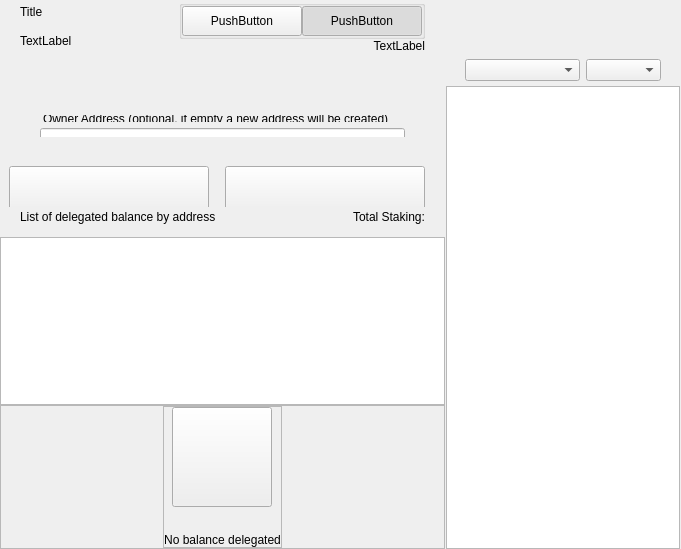
<?xml version="1.0" encoding="UTF-8"?>
<ui version="4.0">
 <class>ColdStakingWidget</class>
 <widget class="QWidget" name="ColdStakingWidget">
  <property name="geometry">
   <rect>
    <x>0</x>
    <y>0</y>
    <width>629</width>
    <height>549</height>
   </rect>
  </property>
  <property name="windowTitle">
   <string>Form</string>
  </property>
  <layout class="QHBoxLayout" name="horizontalLayout_1" stretch="2,1">
   <property name="spacing">
    <number>0</number>
   </property>
   <property name="leftMargin">
    <number>0</number>
   </property>
   <property name="topMargin">
    <number>0</number>
   </property>
   <property name="rightMargin">
    <number>0</number>
   </property>
   <property name="bottomMargin">
    <number>0</number>
   </property>
   <item>
    <widget class="QWidget" name="left" native="true">
     <layout class="QVBoxLayout" name="verticalLayout_3">
      <property name="leftMargin">
       <number>0</number>
      </property>
      <property name="topMargin">
       <number>0</number>
      </property>
      <property name="rightMargin">
       <number>0</number>
      </property>
      <property name="bottomMargin">
       <number>0</number>
      </property>
      <item>
       <layout class="QVBoxLayout" name="verticalLayout_2">
        <property name="spacing">
         <number>0</number>
        </property>
        <item>
         <layout class="QVBoxLayout" name="verticalLayoutTop">
          <property name="spacing">
           <number>0</number>
          </property>
          <property name="leftMargin">
           <number>20</number>
          </property>
          <property name="rightMargin">
           <number>20</number>
          </property>
          <item>
           <widget class="QWidget" name="containerTitle" native="true">
            <property name="sizePolicy">
             <sizepolicy hsizetype="Preferred" vsizetype="Minimum">
              <horstretch>0</horstretch>
              <verstretch>0</verstretch>
             </sizepolicy>
            </property>
            <property name="maximumSize">
             <size>
              <width>16777215</width>
              <height>100</height>
             </size>
            </property>
            <layout class="QHBoxLayout" name="containerTitleLayout">
             <property name="spacing">
              <number>0</number>
             </property>
             <property name="leftMargin">
              <number>0</number>
             </property>
             <property name="topMargin">
              <number>0</number>
             </property>
             <property name="rightMargin">
              <number>0</number>
             </property>
             <property name="bottomMargin">
              <number>0</number>
             </property>
             <item>
              <layout class="QVBoxLayout" name="verticalLayout11">
               <property name="spacing">
                <number>5</number>
               </property>
               <item>
                <widget class="QLabel" name="labelTitle">
                 <property name="text">
                  <string>Title</string>
                 </property>
                </widget>
               </item>
               <item>
                <widget class="QLabel" name="labelSubtitle1">
                 <property name="maximumSize">
                  <size>
                   <width>16777215</width>
                   <height>16777215</height>
                  </size>
                 </property>
                 <property name="text">
                  <string>TextLabel</string>
                 </property>
                </widget>
               </item>
              </layout>
             </item>
             <item>
              <spacer name="horizontalSpacer">
               <property name="orientation">
                <enum>Qt::Horizontal</enum>
               </property>
               <property name="sizeHint" stdset="0">
                <size>
                 <width>40</width>
                 <height>20</height>
                </size>
               </property>
              </spacer>
             </item>
             <item>
              <widget class="QWidget" name="containerViewPrivacyChecks" native="true">
               <layout class="QVBoxLayout" name="containerPrivacyChecks">
                <property name="spacing">
                 <number>0</number>
                </property>
                <property name="leftMargin">
                 <number>0</number>
                </property>
                <property name="topMargin">
                 <number>0</number>
                </property>
                <property name="rightMargin">
                 <number>0</number>
                </property>
                <property name="bottomMargin">
                 <number>0</number>
                </property>
                <item alignment="Qt::AlignHCenter|Qt::AlignVCenter">
                 <widget class="QGroupBox" name="groupBox">
                  <property name="title">
                   <string/>
                  </property>
                  <layout class="QHBoxLayout" name="horizontalLayout_2_1">
                   <property name="spacing">
                    <number>0</number>
                   </property>
                   <property name="leftMargin">
                    <number>0</number>
                   </property>
                   <property name="topMargin">
                    <number>0</number>
                   </property>
                   <property name="rightMargin">
                    <number>0</number>
                   </property>
                   <property name="bottomMargin">
                    <number>0</number>
                   </property>
                   <item>
                    <widget class="QPushButton" name="pushLeft">
                     <property name="minimumSize">
                      <size>
                       <width>120</width>
                       <height>30</height>
                      </size>
                     </property>
                     <property name="maximumSize">
                      <size>
                       <width>120</width>
                       <height>30</height>
                      </size>
                     </property>
                     <property name="text">
                      <string>PushButton</string>
                     </property>
                     <property name="checkable">
                      <bool>true</bool>
                     </property>
                     <property name="autoExclusive">
                      <bool>true</bool>
                     </property>
                    </widget>
                   </item>
                   <item>
                    <widget class="QPushButton" name="pushRight">
                     <property name="minimumSize">
                      <size>
                       <width>120</width>
                       <height>30</height>
                      </size>
                     </property>
                     <property name="maximumSize">
                      <size>
                       <width>120</width>
                       <height>30</height>
                      </size>
                     </property>
                     <property name="text">
                      <string>PushButton</string>
                     </property>
                     <property name="checkable">
                      <bool>true</bool>
                     </property>
                     <property name="checked">
                      <bool>true</bool>
                     </property>
                     <property name="autoExclusive">
                      <bool>true</bool>
                     </property>
                    </widget>
                   </item>
                  </layout>
                 </widget>
                </item>
                <item alignment="Qt::AlignTop">
                 <widget class="QLabel" name="labelSubtitle2">
                  <property name="text">
                   <string>TextLabel</string>
                  </property>
                  <property name="alignment">
                   <set>Qt::AlignRight|Qt::AlignTrailing|Qt::AlignVCenter</set>
                  </property>
                 </widget>
                </item>
               </layout>
              </widget>
             </item>
            </layout>
           </widget>
          </item>
          <item>
           <spacer name="verticalSpacer_2">
            <property name="orientation">
             <enum>Qt::Vertical</enum>
            </property>
            <property name="sizeType">
             <enum>QSizePolicy::Fixed</enum>
            </property>
            <property name="sizeHint" stdset="0">
             <size>
              <width>20</width>
              <height>30</height>
             </size>
            </property>
           </spacer>
          </item>
          <item>
           <widget class="QWidget" name="containerSend" native="true">
            <property name="minimumSize">
             <size>
              <width>0</width>
              <height>50</height>
             </size>
            </property>
            <layout class="QVBoxLayout" name="containerSendRow">
             <property name="spacing">
              <number>6</number>
             </property>
             <property name="leftMargin">
              <number>0</number>
             </property>
             <property name="topMargin">
              <number>0</number>
             </property>
             <property name="rightMargin">
              <number>0</number>
             </property>
             <property name="bottomMargin">
              <number>0</number>
             </property>
             <item>
              <widget class="QLabel" name="labelEditTitle">
               <property name="maximumSize">
                <size>
                 <width>16777215</width>
                 <height>30</height>
                </size>
               </property>
               <property name="styleSheet">
                <string notr="true">padding-left:20px; padding-bottom:3px;</string>
               </property>
               <property name="text">
                <string/>
               </property>
              </widget>
             </item>
             <item>
              <spacer name="verticalSpacer_6">
               <property name="orientation">
                <enum>Qt::Vertical</enum>
               </property>
               <property name="sizeType">
                <enum>QSizePolicy::Fixed</enum>
               </property>
               <property name="sizeHint" stdset="0">
                <size>
                 <width>20</width>
                 <height>9</height>
                </size>
               </property>
              </spacer>
             </item>
             <item>
              <widget class="QWidget" name="containerOwner" native="true">
               <layout class="QVBoxLayout" name="vContainerOwner">
                <property name="spacing">
                 <number>4</number>
                </property>
                <property name="leftMargin">
                 <number>20</number>
                </property>
                <property name="topMargin">
                 <number>0</number>
                </property>
                <property name="rightMargin">
                 <number>20</number>
                </property>
                <property name="bottomMargin">
                 <number>0</number>
                </property>
                <item>
                 <widget class="QLabel" name="labelSubtitleDescription">
                  <property name="maximumSize">
                   <size>
                    <width>16777215</width>
                    <height>20</height>
                   </size>
                  </property>
                  <property name="styleSheet">
                   <string notr="true">margin-bottom:2px;
                   margin-left:0.05px;
                   padding:0px;</string>
                  </property>
                  <property name="text">
                   <string>Owner Address (optional, if empty a new address will be created)</string>
                  </property>
                 </widget>
                </item>
                <item>
                 <widget class="QLineEdit" name="lineEditOwnerAddress">
                  <property name="minimumSize">
                   <size>
                    <width>0</width>
                    <height>50</height>
                   </size>
                  </property>
                  <property name="maximumSize">
                   <size>
                    <width>16777215</width>
                    <height>50</height>
                   </size>
                  </property>
                  <property name="styleSheet">
                   <string notr="true"/>
                  </property>
                 </widget>
                </item>
               </layout>
              </widget>
             </item>
            </layout>
           </widget>
          </item>
         </layout>
        </item>
        <item>
         <spacer name="verticalSpacer_3">
          <property name="orientation">
           <enum>Qt::Vertical</enum>
          </property>
          <property name="sizeType">
           <enum>QSizePolicy::Minimum</enum>
          </property>
          <property name="sizeHint" stdset="0">
           <size>
            <width>20</width>
            <height>20</height>
           </size>
          </property>
         </spacer>
        </item>
        <item>
         <widget class="QWidget" name="containerBtn" native="true">
          <property name="minimumSize">
           <size>
            <width>0</width>
            <height>50</height>
           </size>
          </property>
          <layout class="QHBoxLayout" name="horizontalLayout">
           <property name="rightMargin">
            <number>20</number>
           </property>
           <item>
            <spacer name="horizontalSpacer_2">
             <property name="orientation">
              <enum>Qt::Horizontal</enum>
             </property>
             <property name="sizeHint" stdset="0">
              <size>
               <width>200</width>
               <height>20</height>
              </size>
             </property>
            </spacer>
           </item>
           <item>
            <layout class="QHBoxLayout" name="horizontalLayout_7">
             <item>
              <spacer name="horizontalSpacer_3">
               <property name="orientation">
                <enum>Qt::Horizontal</enum>
               </property>
               <property name="sizeType">
                <enum>QSizePolicy::Expanding</enum>
               </property>
               <property name="sizeHint" stdset="0">
                <size>
                 <width>40</width>
                 <height>20</height>
                </size>
               </property>
              </spacer>
             </item>
             <item>
              <widget class="QPushButton" name="pushButtonClear">
               <property name="minimumSize">
                <size>
                 <width>200</width>
                 <height>50</height>
                </size>
               </property>
               <property name="text">
                <string/>
               </property>
              </widget>
             </item>
             <item>
              <spacer name="horizontalSpacer_4">
               <property name="orientation">
                <enum>Qt::Horizontal</enum>
               </property>
               <property name="sizeType">
                <enum>QSizePolicy::Fixed</enum>
               </property>
               <property name="sizeHint" stdset="0">
                <size>
                 <width>10</width>
                 <height>20</height>
                </size>
               </property>
              </spacer>
             </item>
             <item>
              <widget class="QPushButton" name="pushButtonSend">
               <property name="minimumSize">
                <size>
                 <width>200</width>
                 <height>50</height>
                </size>
               </property>
               <property name="maximumSize">
                <size>
                 <width>200</width>
                 <height>50</height>
                </size>
               </property>
               <property name="text">
                <string/>
               </property>
              </widget>
             </item>
            </layout>
           </item>
          </layout>
         </widget>
        </item>
        <item>
         <widget class="QWidget" name="containerHistoryLabel" native="true">
          <layout class="QHBoxLayout" name="horizontalLayout_4">
           <property name="spacing">
            <number>0</number>
           </property>
           <property name="leftMargin">
            <number>20</number>
           </property>
           <property name="topMargin">
            <number>0</number>
           </property>
           <property name="rightMargin">
            <number>20</number>
           </property>
           <property name="bottomMargin">
            <number>0</number>
           </property>
           <item>
           <widget class="QWidget" name="verticalWidget" native="true">
             <property name="minimumSize">
              <size>
               <width>100</width>
               <height>0</height>
              </size>
             </property>
            <layout class="QVBoxLayout" name="verticalLayout_58">
              <property name="leftMargin">
               <number>0</number>
              </property>
              <property name="topMargin">
               <number>0</number>
              </property>
              <property name="rightMargin">
               <number>0</number>
              </property>
              <property name="bottomMargin">
               <number>0</number>
              </property>
              <item>
               <widget class="QLabel" name="labelListHistory">
                <property name="text">
                 <string>List of delegated balance by address</string>
                </property>
               </widget>
              </item>
             </layout>
            </widget>
           </item>
           <item>
            <spacer name="horizontalSpacer_5">
             <property name="orientation">
              <enum>Qt::Horizontal</enum>
             </property>
             <property name="sizeHint" stdset="0">
              <size>
               <width>40</width>
               <height>20</height>
              </size>
             </property>
            </spacer>
           </item>
           <item>
            <widget class="QLabel" name="labelStakingTotal">
             <property name="text">
              <string>Total Staking:</string>
             </property>
            </widget>
           </item>
          </layout>
         </widget>
        </item>
        <item>
         <layout class="QVBoxLayout" name="verticalLayout_64">
          <property name="spacing">
           <number>0</number>
          </property>
          <item>
           <spacer name="verticalSpacer_44">
            <property name="orientation">
             <enum>Qt::Vertical</enum>
            </property>
            <property name="sizeType">
             <enum>QSizePolicy::Fixed</enum>
            </property>
            <property name="sizeHint" stdset="0">
             <size>
              <width>20</width>
              <height>10</height>
             </size>
            </property>
           </spacer>
          </item>
          <item>
           <widget class="QListView" name="listView">
            <property name="enabled">
             <bool>true</bool>
            </property>
            <property name="mouseTracking">
             <bool>true</bool>
            </property>
           </widget>
          </item>
          <item>
           <widget class="QFrame" name="emptyContainer">
            <property name="minimumSize">
             <size>
              <width>0</width>
              <height>100</height>
             </size>
            </property>
            <property name="frameShape">
             <enum>QFrame::StyledPanel</enum>
            </property>
            <property name="frameShadow">
             <enum>QFrame::Raised</enum>
            </property>
            <layout class="QVBoxLayout" name="verticalLayout_71" stretch="1,8">
             <property name="spacing">
              <number>0</number>
             </property>
             <property name="leftMargin">
              <number>0</number>
             </property>
             <property name="topMargin">
              <number>0</number>
             </property>
             <property name="rightMargin">
              <number>0</number>
             </property>
             <property name="bottomMargin">
              <number>0</number>
             </property>
             <item>
              <spacer name="verticalSpacer">
               <property name="orientation">
                <enum>Qt::Vertical</enum>
               </property>
               <property name="sizeHint" stdset="0">
                <size>
                 <width>20</width>
                 <height>20</height>
                </size>
               </property>
              </spacer>
             </item>
             <item alignment="Qt::AlignHCenter|Qt::AlignVCenter">
              <widget class="QFrame" name="emptyScreen">
               <property name="sizePolicy">
                <sizepolicy hsizetype="Expanding" vsizetype="Expanding">
                 <horstretch>0</horstretch>
                 <verstretch>0</verstretch>
                </sizepolicy>
               </property>
               <property name="frameShape">
                <enum>QFrame::StyledPanel</enum>
               </property>
               <property name="frameShadow">
                <enum>QFrame::Raised</enum>
               </property>
               <layout class="QVBoxLayout" name="verticalLayout">
                <property name="spacing">
                 <number>30</number>
                </property>
                <property name="leftMargin">
                 <number>0</number>
                </property>
                <property name="topMargin">
                 <number>0</number>
                </property>
                <property name="rightMargin">
                 <number>0</number>
                </property>
                <property name="bottomMargin">
                 <number>0</number>
                </property>
                <item alignment="Qt::AlignHCenter|Qt::AlignVCenter">
                 <widget class="QPushButton" name="pushImgEmpty">
                  <property name="minimumSize">
                   <size>
                    <width>100</width>
                    <height>100</height>
                   </size>
                  </property>
                  <property name="maximumSize">
                   <size>
                    <width>100</width>
                    <height>100</height>
                   </size>
                  </property>
                  <property name="text">
                   <string/>
                  </property>
                  <property name="iconSize">
                   <size>
                    <width>100</width>
                    <height>100</height>
                   </size>
                  </property>
                 </widget>
                </item>
                <item alignment="Qt::AlignHCenter|Qt::AlignVCenter">
                 <widget class="QLabel" name="labelEmpty">
                  <property name="styleSheet">
                   <string notr="true"/>
                  </property>
                  <property name="text">
                   <string>No balance delegated</string>
                  </property>
                  <property name="alignment">
                   <set>Qt::AlignCenter</set>
                  </property>
                 </widget>
                </item>
               </layout>
              </widget>
             </item>
            </layout>
           </widget>
          </item>
         </layout>
        </item>
       </layout>
      </item>
     </layout>
    </widget>
   </item>
   <item>
    <widget class="QWidget" name="right" native="true">
     <layout class="QVBoxLayout" name="rightContainer">
     <property name="spacing">
       <number>0</number>
      </property>
      <property name="leftMargin">
       <number>1</number>
      </property>
      <property name="topMargin">
       <number>0</number>
      </property>
      <property name="rightMargin">
       <number>1</number>
      </property>
      <property name="bottomMargin">
       <number>0</number>
      </property>
      <item>
       <widget class="QWidget" name="containerRightButtons" native="true">
        <property name="minimumSize">
         <size>
          <width>0</width>
          <height>50</height>
         </size>
        </property>
        <layout class="QVBoxLayout" name="verticalLayout_4">
         <property name="leftMargin">
          <number>19</number>
         </property>
         <property name="topMargin">
          <number>0</number>
         </property>
         <property name="rightMargin">
          <number>19</number>
         </property>
         <property name="bottomMargin">
          <number>0</number>
         </property>
         <item>
          <widget class="OptionButton" name="btnCoinControl" native="true">
           <property name="minimumSize">
            <size>
             <width>0</width>
             <height>0</height>
            </size>
           </property>
          </widget>
         </item>
         <item>
          <widget class="OptionButton" name="btnColdStaking" native="true"/>
         </item>
         <item>
          <widget class="OptionButton" name="btnMyStakingAddresses" native="true">
           <property name="sizePolicy">
            <sizepolicy hsizetype="Preferred" vsizetype="Minimum">
             <horstretch>0</horstretch>
             <verstretch>0</verstretch>
            </sizepolicy>
           </property>
          </widget>
         </item>
        </layout>
       </widget>
      </item>
      <item>
       <widget class="QWidget" name="sortWidget" native="true">
        <layout class="QHBoxLayout" name="horizontalLayout_6">
         <property name="leftMargin">
          <number>19</number>
         </property>
         <property name="rightMargin">
          <number>19</number>
         </property>
         <property name="bottomMargin">
          <number>5</number>
         </property>
         <item>
          <spacer name="horizontalSpacer_6">
           <property name="orientation">
            <enum>Qt::Horizontal</enum>
           </property>
           <property name="sizeHint" stdset="0">
            <size>
             <width>40</width>
             <height>20</height>
            </size>
           </property>
          </spacer>
         </item>
         <item>
          <widget class="QComboBox" name="comboBoxSort">
           <property name="sizePolicy">
            <sizepolicy hsizetype="Preferred" vsizetype="Fixed">
             <horstretch>0</horstretch>
             <verstretch>0</verstretch>
            </sizepolicy>
           </property>
           <property name="minimumSize">
            <size>
             <width>115</width>
             <height>0</height>
            </size>
           </property>
          </widget>
         </item>
         <item>
          <widget class="QComboBox" name="comboBoxSortOrder">
           <property name="sizePolicy">
            <sizepolicy hsizetype="Preferred" vsizetype="Fixed">
             <horstretch>0</horstretch>
             <verstretch>0</verstretch>
            </sizepolicy>
           </property>
           <property name="minimumSize">
            <size>
             <width>75</width>
             <height>0</height>
            </size>
           </property>
          </widget>
         </item>
        </layout>
       </widget>
      </item>
      <item>
       <widget class="QListView" name="listViewStakingAddress">
        <property name="enabled">
         <bool>true</bool>
        </property>
        <property name="mouseTracking">
         <bool>true</bool>
        </property>
       </widget>
      </item>
     </layout>
    </widget>
   </item>
  </layout>
 </widget>
 <customwidgets>
  <customwidget>
   <class>OptionButton</class>
   <extends>QWidget</extends>
   <header>qt/dogecash/optionbutton.h</header>
   <container>1</container>
  </customwidget>
 </customwidgets>
 <resources/>
 <connections/>
</ui>
